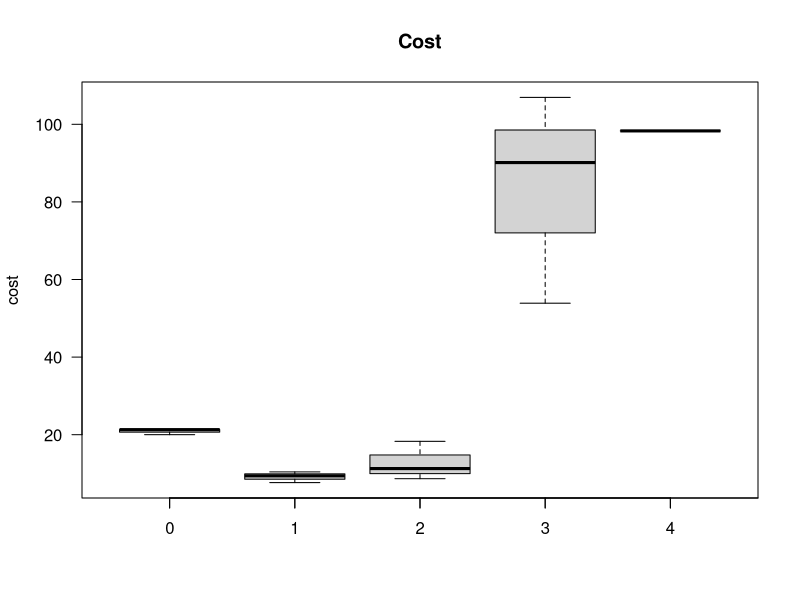
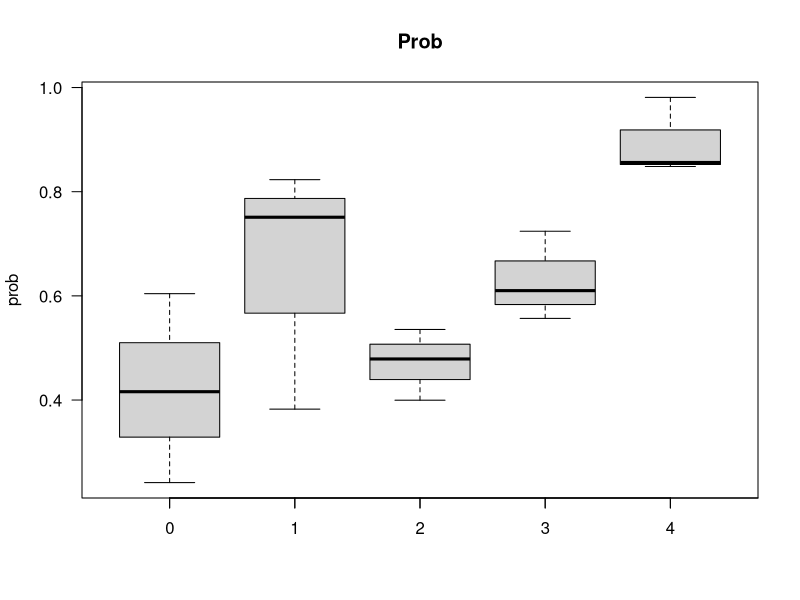
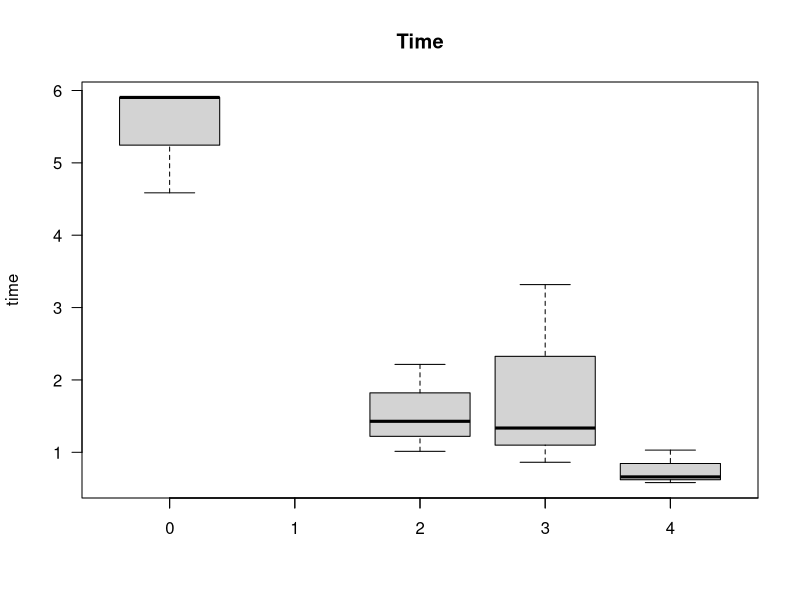
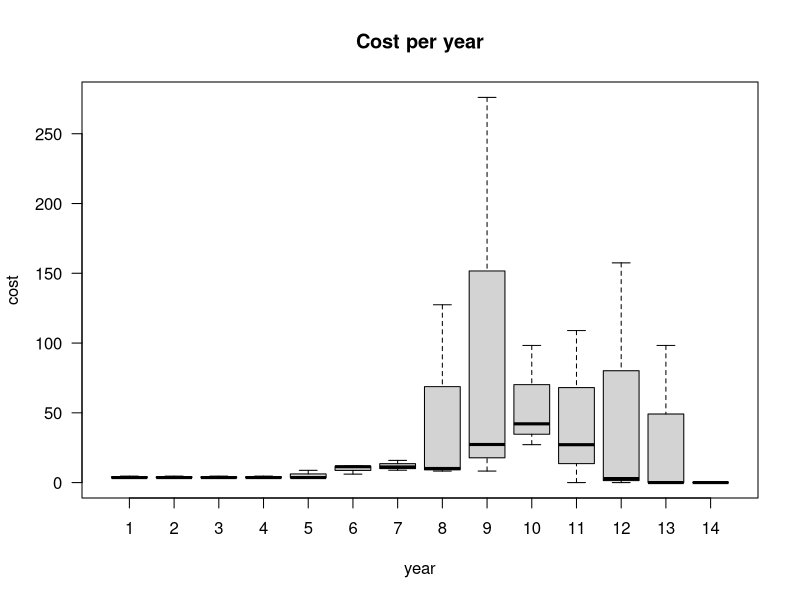
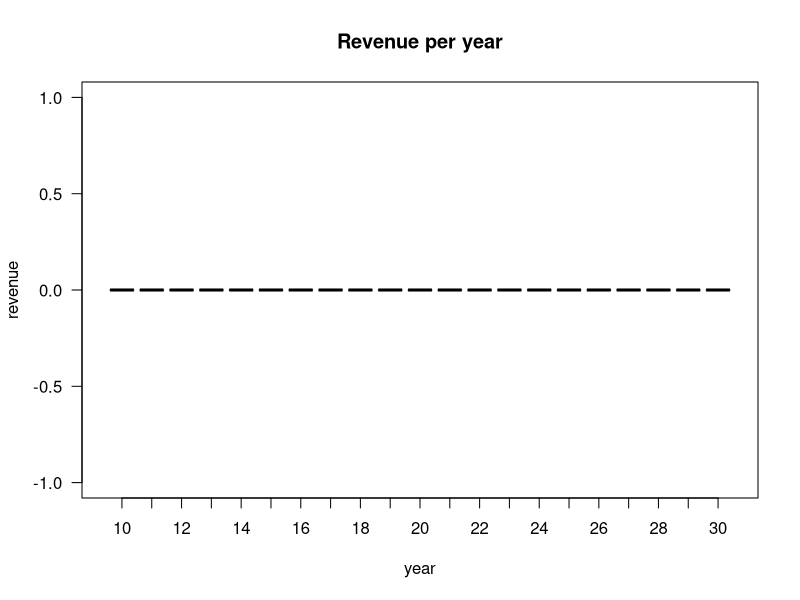
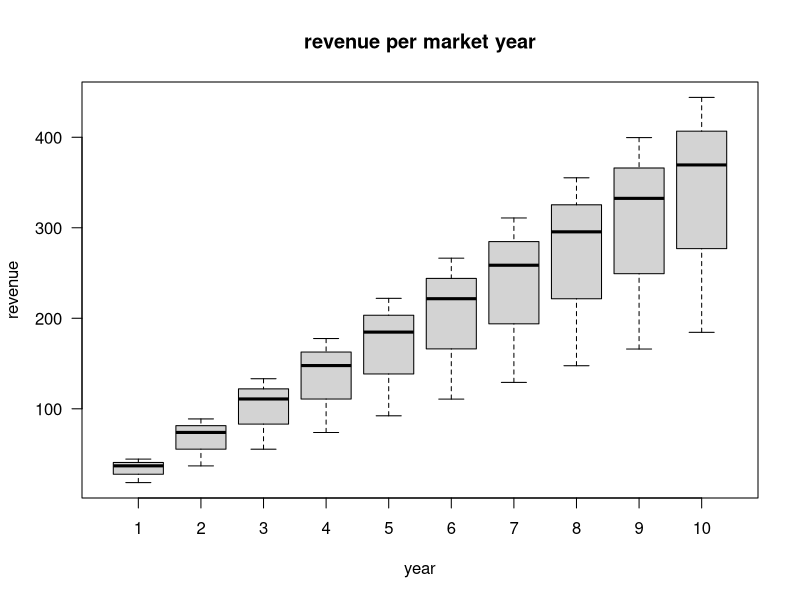

The R script that drew these images, in order:
set.seed(2)
N = 3

# Create dataset for sampling
obs <- data.frame(subject=1:N)

# Sample: Discount rate
discount.rate <- runif(N, 0.09, 0.24)

# Sample: Pre-clinical
obs$pc.time          <- runif(N, min=4.3, max=6)
obs$pc.prob          <- runif(N, min=0.175, max=0.69)
obs$pc.cost          <- runif(N, min=19, max=23.2)
obs$pc.revenue       <- rep(0, N)
obs$pc.timeto        <- 0
obs$pc.discount.rate <- discount.rate

# Sample: Phase 1
obs$p1.time          <- runif(N, min=0.75, max=1.8)
obs$p1.prob          <- runif(N, min=0.25, max=0.837)
obs$p1.cost          <- runif(N, min=7.3, max=12)
obs$p1.revenue       <- rep(0, N)
obs$p1.timeto        <- obs$pc.timeto + obs$pc.time
obs$p1.discount.rate <- discount.rate

# Sample: Phase 2
obs$p2.time          <- runif(N, min=0.75, max=2.5)
obs$p2.prob          <- runif(N, min=0.34, max=0.74)
obs$p2.cost          <- runif(N, min=7.12, max=18.72)
obs$p2.revenue       <- rep(0, N)
obs$p2.timeto        <- obs$p1.timeto + obs$p1.time
obs$p2.discount.rate <- discount.rate

# Sample: Phase 3
obs$p3.time          <- runif(N, min=0.83, max=3.9)
obs$p3.prob          <- runif(N, min=0.314, max=0.786)
obs$p3.cost          <- runif(N, min=26.88, max=121.68)
obs$p3.revenue       <- rep(0, N)
obs$p3.timeto        <- obs$p2.timeto + obs$p2.time
obs$p3.discount.rate <- discount.rate

# Sample: Phase 4
obs$p4.time          <- runif(N, min=0.5, max=1.04)
obs$p4.prob          <- runif(N, min=0.83, max=0.99)
obs$p4.cost          <- rep(98.297168, N)
obs$p4.revenue       <- rep(0, N)
obs$p4.timeto        <- obs$p3.timeto + obs$p3.time
obs$p4.discount.rate <- discount.rate

# Sample: Market
obs$m.time           <- 10
obs$m.prob           <- 1
obs$m.cost           <- 0
obs$m.revenue        <- runif(N, min=218, max=2500)
obs$m.discount.rate  <- discount.rate


# Summarize
boxplot(obs$pc.cost, obs$p1.cost, obs$p2.cost, obs$p3.cost, obs$p4.cost, ylab='cost', las=2, main='Cost')
axis(1, at=seq(1,7), labels=seq(0,6))
boxplot(obs$pc.prob, obs$p1.prob, obs$p2.prob, obs$p3.prob, obs$p4.prob, ylab='prob', las=2, main='Prob')
axis(1, at=seq(1,7), labels=seq(0,6))
boxplot(obs$pc.time, obs$obs.p1.time, obs$p2.time, obs$p3.time, obs$p4.time, ylab='time', las=2, main='Time')
axis(1, at=seq(1,7), labels=seq(0,6))


# Make prop specific data frames
cost    <- data.frame(pc=obs$pc.cost, p1=obs$p1.cost, p2=obs$p2.cost, p3=obs$p3.cost, p4=obs$p4.cost)
prob    <- data.frame(pc=obs$pc.prob, p1=obs$p1.prob, p2=obs$p2.prob, p3=obs$p3.prob, p4=obs$p4.prob)
time    <- data.frame(pc=obs$pc.time, p1=obs$p1.time, p2=obs$p2.time, p3=obs$p3.time, p4=obs$p4.time)
revenue <- data.frame(pc=obs$pc.revenue, p1=obs$p1.revenue, p2=obs$p2.revenue, p3=obs$p3.revenue, p4=obs$p4.revenue)
timeto  <- data.frame(obs$pc.timeto, obs$p1.timeto, obs$p2.timeto, obs$p3.timeto, obs$p4.timeto)


# Helper funtions
propAtYear <- function(n, prop, time, timeto) {
# TODO: Does not work for prob cuz of product rather than sum!
  unit      <- prop / time
  ongoing   <- n <= floor(time + timeto) & n >= timeto
  last      <- n == ceiling(timeto + time)
  remainder <- prop - unit * floor(time)
  (ongoing * unit) + (last * remainder)
}
sumPropAtYear <- function(n, prop, time, timeto) {
  apply(propAtYear(n, prop, time, timeto), 1, sum)
}
propPerYear <- function(start, years, prop, time, timeto) {
  df <- data.frame()
  for (year in start:(start+years-1)) {
    subject <- 1:nrow(prop)
    value   <- sumPropAtYear(year, prop, time, timeto)
    df <- rbind(df, data.frame(subject=subject, year=year, value=value))
  }
  df
}


# Plot: cost per year
cpy <- propPerYear(1, 14, cost, time, timeto)
boxplot(cpy$value ~ cpy$year, xlab='year', ylab='cost', las=1, main='Cost per year')

# Plot: revenue per year
rpy <- propPerYear(10, 21, revenue, time, timeto)
boxplot(rpy$value ~ rpy$year, xlab='year', ylab='revenue', las=1, main='Revenue per year')

# Plot: revenue per market year
rpmy <- data.frame()
obs$m.revenue.y1 <- 0
obs$m.revenue.y2 <- obs$m.revenue * 2 / (obs$m.time + 1)  # compute pys
obs$m.revenue.m  <- obs$m.revenue.y2 / obs$m.time         # compute slope
for (yr in 1:10) {
  subject <- 1:nrow(obs)
  rev     <- ifelse(yr <= obs$m.time, obs$m.revenue.m * yr, 0)
  rpmy    <- rbind(rpmy, data.frame(subject=subject, year=yr, revenue=rev))
}
boxplot(rpmy$revenue ~ rpmy$year, xlab='year', ylab='revenue', las=1, main='revenue per market year')
